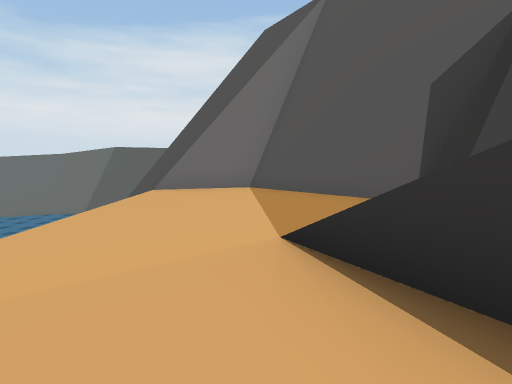
view 1 (above)

17 first-person views from a walk through a 3-D level made in the Unity game engine. The camera is 1.3 m above the floor, tilts 6° down and sees 75° across. The floor is counted in squares, 2 m on a side. Each view is taken from the middle of a square. On the plan, view 1 faces up. The plan holds only what a view shows up to about 10 squares ahead; the rest is blank. The place goes on beyond the plan. The player is left out. Some animated figures are not drawn. Some surface patterns are stand-ins.

view 2
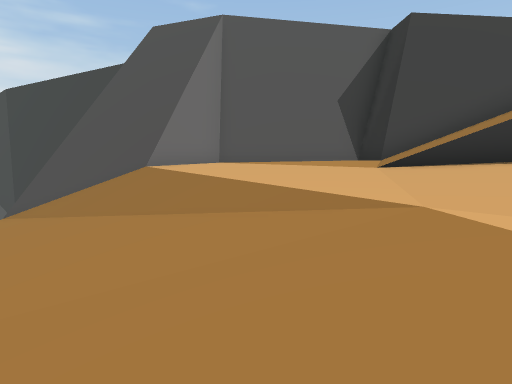

view 3
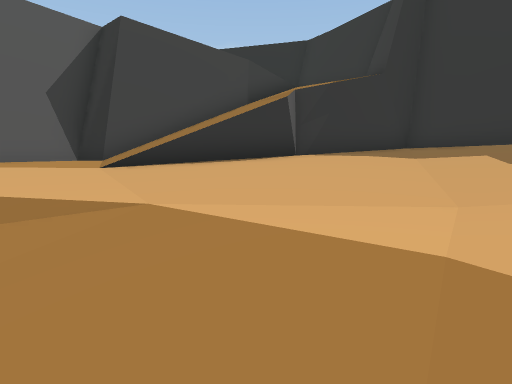

view 4
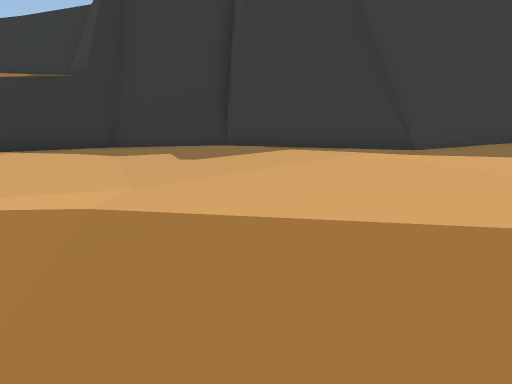

view 5
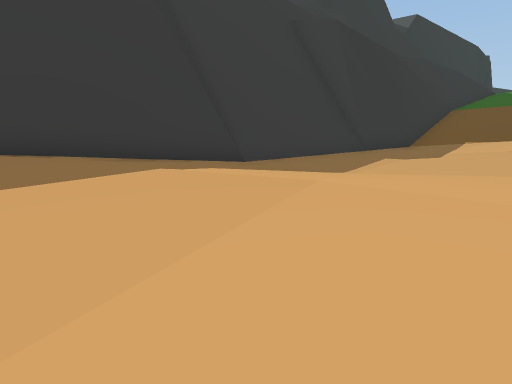

view 6
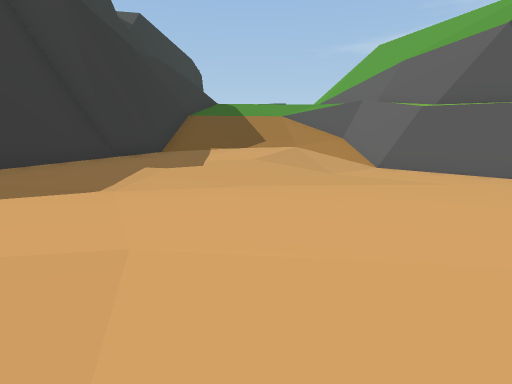

view 7
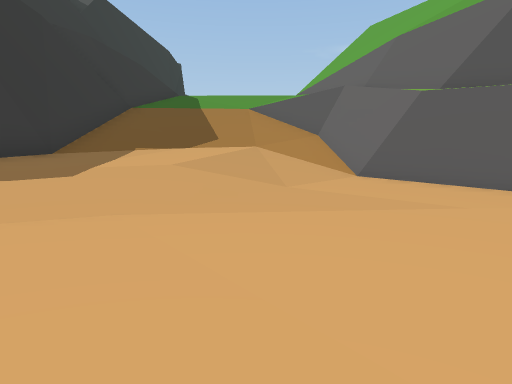

view 8
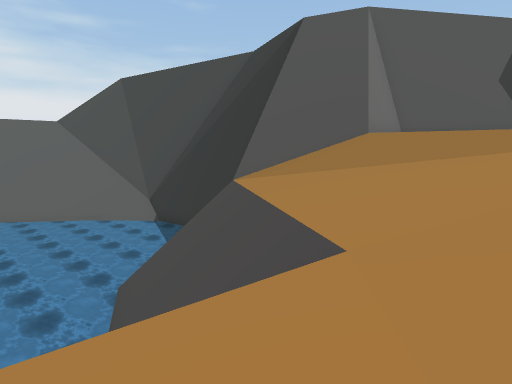

view 9
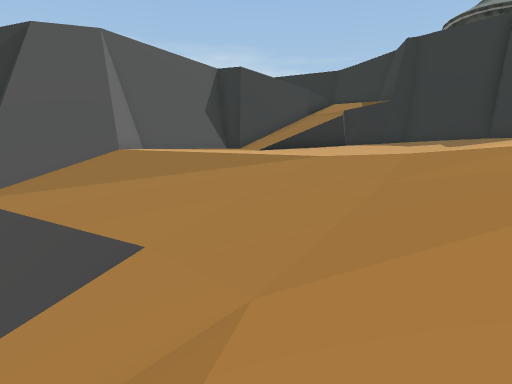

view 10
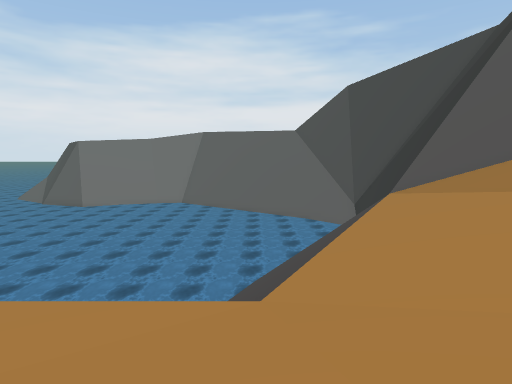

view 11
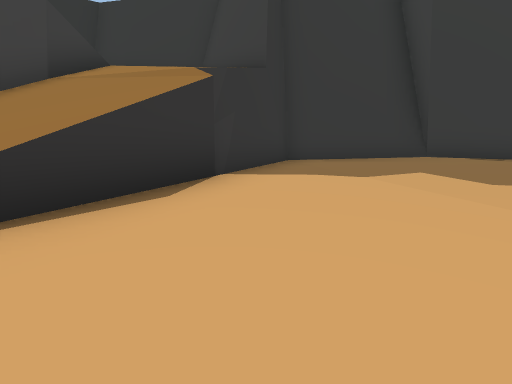

view 12
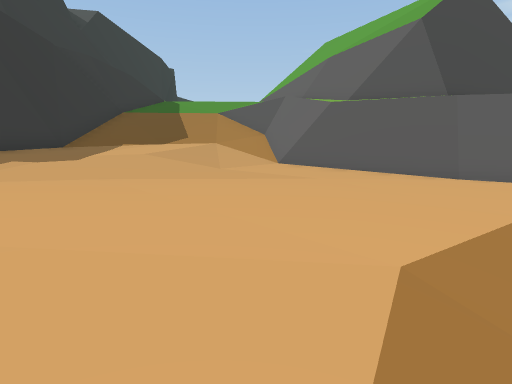

view 13
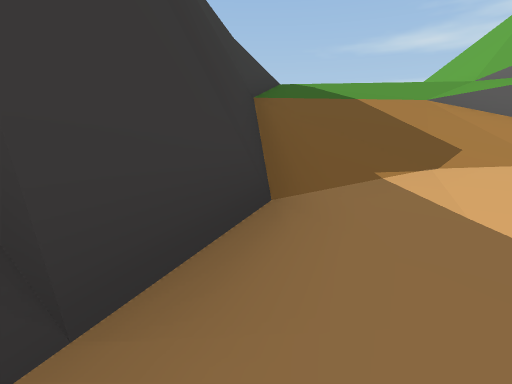

view 14
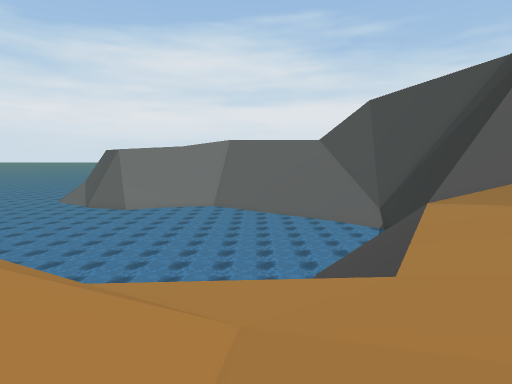

view 15
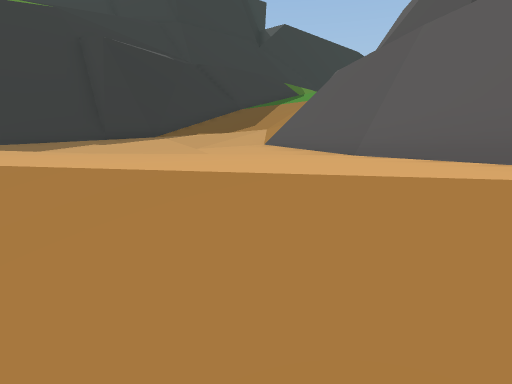

view 16
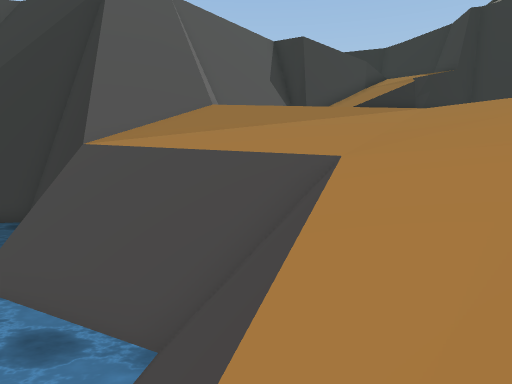

view 17
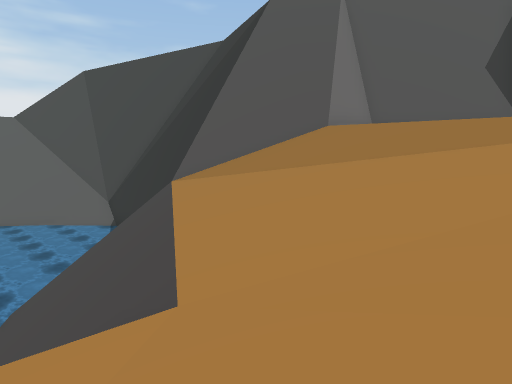

### Floor plan
Key: @ floor where view 1 was taken; # wall or solid block; . main floor; : floor 0.75 m higher than the main floor; - floor 0.75 m lower than the main floor; + floor 1.5 m higher than the main floor; _ floor 1.5 m lower than the main floor; < floor 2.5 m lower than the main floor; ( floor 3.25 m lower than the main floor; ! floor 4 m lower than the main floor; / step, stairs or slope; = window, fence, low wall or low ledge; ≈ water the walk keeps out of; v drop or lower ground.
Columns run from 14 left of view 1 to 9 right of it. Each row starts with its distance up from view 1.
 13     ≈≈≈≈≈ vv
 12 ≈≈≈≈≈≈≈≈ ≈vv
 11 ≈≈≈≈≈≈≈≈  ##vv
 10 ≈≈≈≈≈≈////##  vv/
  9 ≈≈≈≈≈≈///(/##  vv
  8     ≈////<//### vv
  7    ≈≈///(<//..## vv
  6 ///vv///(<//...## v
  5 ///!!//(<__/....##v
  4  ///((//<__/....##v
  3  ////////__/...//#v
  2  /////////_/...///#
  1 ///////////-.../////
  0 ..////_///.-..@////#/
 -1 ..../--/...-....#///#
 -2 ...........-....#//   ##
 -3 .................#   ##
 -4 ................:####v
 -5 #..............:##v
 -6 #...........:::/#v
 -7 #...........::##vv
 -8 /::///......###/v/
 -9 /+:::::....##v
-10 /++++:::/###v
-11 //++++/### vv
-12 /////##vvvv
-13 ////##v v
-14 ///##v
-15 //=v
-16 /##
-17 #v

Positions as (right, up) in squares from view 1, and headings:
1: (0, 0), facing up
2: (-6, 0), facing up-right
3: (-6, 0), facing right
4: (-7, 0), facing down-right
5: (-4, -1), facing down
6: (-4, -3), facing down-left
7: (-7, -4), facing down-left
8: (-11, 3), facing up-right
9: (-13, 3), facing right
10: (-8, 2), facing up
11: (-2, 2), facing down-right
12: (-6, -1), facing down-left
13: (-7, -10), facing down-left
14: (-10, 0), facing up
15: (-13, 2), facing down
16: (-13, 6), facing right
17: (-9, 3), facing up-right
